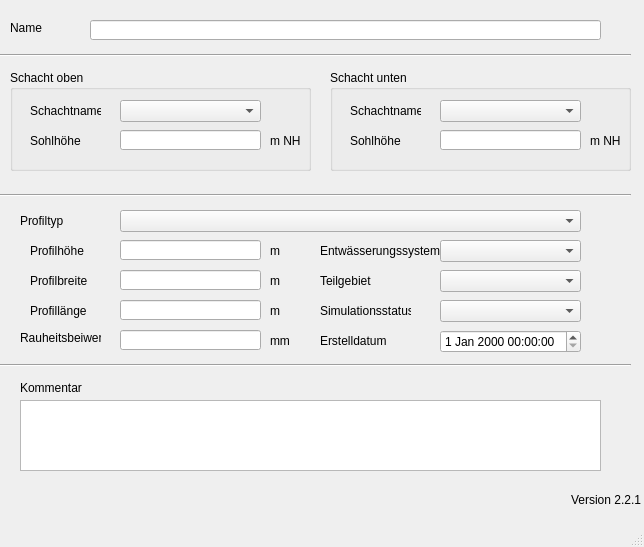
<?xml version="1.0" encoding="UTF-8"?>
<ui version="4.0">
 <class>MainWindow</class>
 <widget class="QMainWindow" name="MainWindow">
  <property name="geometry">
   <rect>
    <x>0</x>
    <y>0</y>
    <width>644</width>
    <height>547</height>
   </rect>
  </property>
  <property name="windowTitle">
   <string>MainWindow</string>
  </property>
  <widget class="QWidget" name="centralwidget">
   <widget class="QLabel" name="label">
    <property name="geometry">
     <rect>
      <x>10</x>
      <y>20</y>
      <width>46</width>
      <height>16</height>
     </rect>
    </property>
    <property name="text">
     <string>Name</string>
    </property>
   </widget>
   <widget class="QLabel" name="label_54">
    <property name="geometry">
     <rect>
      <x>20</x>
      <y>210</y>
      <width>91</width>
      <height>21</height>
     </rect>
    </property>
    <property name="text">
     <string>Profiltyp</string>
    </property>
   </widget>
   <widget class="QComboBox" name="profilnam">
    <property name="geometry">
     <rect>
      <x>120</x>
      <y>210</y>
      <width>461</width>
      <height>22</height>
     </rect>
    </property>
   </widget>
   <widget class="QLabel" name="label_70">
    <property name="geometry">
     <rect>
      <x>270</x>
      <y>330</y>
      <width>46</width>
      <height>21</height>
     </rect>
    </property>
    <property name="text">
     <string>mm</string>
    </property>
   </widget>
   <widget class="QLabel" name="label_61">
    <property name="geometry">
     <rect>
      <x>20</x>
      <y>330</y>
      <width>81</width>
      <height>16</height>
     </rect>
    </property>
    <property name="text">
     <string>Rauheitsbeiwert</string>
    </property>
   </widget>
   <widget class="QLineEdit" name="ks">
    <property name="geometry">
     <rect>
      <x>120</x>
      <y>330</y>
      <width>141</width>
      <height>20</height>
     </rect>
    </property>
   </widget>
   <widget class="QGroupBox" name="groupBox">
    <property name="geometry">
     <rect>
      <x>10</x>
      <y>70</y>
      <width>301</width>
      <height>101</height>
     </rect>
    </property>
    <property name="title">
     <string>Schacht oben</string>
    </property>
    <widget class="QLabel" name="label_3">
     <property name="geometry">
      <rect>
       <x>20</x>
       <y>30</y>
       <width>71</width>
       <height>21</height>
      </rect>
     </property>
     <property name="text">
      <string>Schachtname</string>
     </property>
    </widget>
    <widget class="QLabel" name="label_5">
     <property name="geometry">
      <rect>
       <x>20</x>
       <y>60</y>
       <width>71</width>
       <height>21</height>
      </rect>
     </property>
     <property name="text">
      <string>Sohlhöhe</string>
     </property>
    </widget>
    <widget class="QLabel" name="label_14">
     <property name="geometry">
      <rect>
       <x>260</x>
       <y>60</y>
       <width>31</width>
       <height>21</height>
      </rect>
     </property>
     <property name="text">
      <string>m NHN</string>
     </property>
    </widget>
    <widget class="QComboBox" name="schoben">
     <property name="geometry">
      <rect>
       <x>110</x>
       <y>30</y>
       <width>141</width>
       <height>22</height>
      </rect>
     </property>
    </widget>
    <widget class="QLineEdit" name="sohleoben">
     <property name="geometry">
      <rect>
       <x>110</x>
       <y>60</y>
       <width>141</width>
       <height>20</height>
      </rect>
     </property>
    </widget>
   </widget>
   <widget class="QLabel" name="label_51">
    <property name="geometry">
     <rect>
      <x>320</x>
      <y>240</y>
      <width>121</width>
      <height>21</height>
     </rect>
    </property>
    <property name="text">
     <string>Entwässerungssystem</string>
    </property>
   </widget>
   <widget class="QLabel" name="label_7">
    <property name="geometry">
     <rect>
      <x>30</x>
      <y>270</y>
      <width>61</width>
      <height>21</height>
     </rect>
    </property>
    <property name="text">
     <string>Profilbreite</string>
    </property>
   </widget>
   <widget class="QComboBox" name="simstatus">
    <property name="geometry">
     <rect>
      <x>440</x>
      <y>300</y>
      <width>141</width>
      <height>22</height>
     </rect>
    </property>
   </widget>
   <widget class="QComboBox" name="entwart">
    <property name="geometry">
     <rect>
      <x>440</x>
      <y>240</y>
      <width>141</width>
      <height>22</height>
     </rect>
    </property>
   </widget>
   <widget class="QLabel" name="label_10">
    <property name="geometry">
     <rect>
      <x>320</x>
      <y>300</y>
      <width>91</width>
      <height>21</height>
     </rect>
    </property>
    <property name="text">
     <string>Simulationsstatus</string>
    </property>
    <property name="buddy">
     <cstring>simstatus</cstring>
    </property>
   </widget>
   <widget class="QLabel" name="label_16">
    <property name="geometry">
     <rect>
      <x>270</x>
      <y>240</y>
      <width>31</width>
      <height>21</height>
     </rect>
    </property>
    <property name="text">
     <string>m </string>
    </property>
   </widget>
   <widget class="QLabel" name="label_6">
    <property name="geometry">
     <rect>
      <x>30</x>
      <y>240</y>
      <width>61</width>
      <height>21</height>
     </rect>
    </property>
    <property name="text">
     <string>Profilhöhe</string>
    </property>
   </widget>
   <widget class="QGroupBox" name="groupBox_3">
    <property name="geometry">
     <rect>
      <x>330</x>
      <y>70</y>
      <width>301</width>
      <height>101</height>
     </rect>
    </property>
    <property name="title">
     <string>Schacht unten</string>
    </property>
    <widget class="QLineEdit" name="sohleunten">
     <property name="geometry">
      <rect>
       <x>110</x>
       <y>60</y>
       <width>141</width>
       <height>20</height>
      </rect>
     </property>
    </widget>
    <widget class="QLabel" name="label_9">
     <property name="geometry">
      <rect>
       <x>20</x>
       <y>30</y>
       <width>71</width>
       <height>21</height>
      </rect>
     </property>
     <property name="text">
      <string>Schachtname</string>
     </property>
    </widget>
    <widget class="QLabel" name="label_8">
     <property name="geometry">
      <rect>
       <x>20</x>
       <y>60</y>
       <width>71</width>
       <height>21</height>
      </rect>
     </property>
     <property name="text">
      <string>Sohlhöhe</string>
     </property>
    </widget>
    <widget class="QLabel" name="label_15">
     <property name="geometry">
      <rect>
       <x>260</x>
       <y>60</y>
       <width>31</width>
       <height>21</height>
      </rect>
     </property>
     <property name="text">
      <string>m NHN</string>
     </property>
    </widget>
    <widget class="QComboBox" name="schunten">
     <property name="geometry">
      <rect>
       <x>110</x>
       <y>30</y>
       <width>141</width>
       <height>22</height>
      </rect>
     </property>
    </widget>
   </widget>
   <widget class="QLineEdit" name="hoehe">
    <property name="geometry">
     <rect>
      <x>120</x>
      <y>240</y>
      <width>141</width>
      <height>20</height>
     </rect>
    </property>
   </widget>
   <widget class="QLineEdit" name="breite">
    <property name="geometry">
     <rect>
      <x>120</x>
      <y>270</y>
      <width>141</width>
      <height>20</height>
     </rect>
    </property>
   </widget>
   <widget class="QLineEdit" name="laenge">
    <property name="geometry">
     <rect>
      <x>120</x>
      <y>300</y>
      <width>141</width>
      <height>20</height>
     </rect>
    </property>
   </widget>
   <widget class="QLabel" name="label_17">
    <property name="geometry">
     <rect>
      <x>30</x>
      <y>300</y>
      <width>61</width>
      <height>21</height>
     </rect>
    </property>
    <property name="text">
     <string>Profillänge</string>
    </property>
   </widget>
   <widget class="QLabel" name="label_20">
    <property name="geometry">
     <rect>
      <x>270</x>
      <y>270</y>
      <width>31</width>
      <height>21</height>
     </rect>
    </property>
    <property name="text">
     <string>m </string>
    </property>
   </widget>
   <widget class="QLabel" name="label_21">
    <property name="geometry">
     <rect>
      <x>270</x>
      <y>300</y>
      <width>31</width>
      <height>21</height>
     </rect>
    </property>
    <property name="text">
     <string>m </string>
    </property>
   </widget>
   <widget class="Line" name="line_3">
    <property name="geometry">
     <rect>
      <x>0</x>
      <y>40</y>
      <width>631</width>
      <height>31</height>
     </rect>
    </property>
    <property name="orientation">
     <enum>Qt::Horizontal</enum>
    </property>
   </widget>
   <widget class="Line" name="line_4">
    <property name="geometry">
     <rect>
      <x>0</x>
      <y>180</y>
      <width>631</width>
      <height>31</height>
     </rect>
    </property>
    <property name="orientation">
     <enum>Qt::Horizontal</enum>
    </property>
   </widget>
   <widget class="QLabel" name="label_71">
    <property name="geometry">
     <rect>
      <x>320</x>
      <y>330</y>
      <width>71</width>
      <height>21</height>
     </rect>
    </property>
    <property name="text">
     <string>Erstelldatum</string>
    </property>
   </widget>
   <widget class="QTextEdit" name="kommentar">
    <property name="geometry">
     <rect>
      <x>20</x>
      <y>400</y>
      <width>581</width>
      <height>71</height>
     </rect>
    </property>
   </widget>
   <widget class="QLabel" name="label_22">
    <property name="geometry">
     <rect>
      <x>20</x>
      <y>380</y>
      <width>81</width>
      <height>16</height>
     </rect>
    </property>
    <property name="text">
     <string>Kommentar</string>
    </property>
   </widget>
   <widget class="Line" name="line_2">
    <property name="geometry">
     <rect>
      <x>0</x>
      <y>350</y>
      <width>631</width>
      <height>31</height>
     </rect>
    </property>
    <property name="orientation">
     <enum>Qt::Horizontal</enum>
    </property>
   </widget>
   <widget class="QLineEdit" name="haltnam">
    <property name="geometry">
     <rect>
      <x>90</x>
      <y>20</y>
      <width>511</width>
      <height>20</height>
     </rect>
    </property>
   </widget>
   <widget class="QgsDateTimeEdit" name="createdat">
    <property name="geometry">
     <rect>
      <x>440</x>
      <y>330</y>
      <width>141</width>
      <height>23</height>
     </rect>
    </property>
   </widget>
   <widget class="QLabel" name="label_11">
    <property name="geometry">
     <rect>
      <x>320</x>
      <y>270</y>
      <width>71</width>
      <height>21</height>
     </rect>
    </property>
    <property name="text">
     <string>Teilgebiet</string>
    </property>
    <property name="buddy">
     <cstring>simstatus</cstring>
    </property>
   </widget>
   <widget class="QComboBox" name="teilgebiet">
    <property name="geometry">
     <rect>
      <x>440</x>
      <y>270</y>
      <width>141</width>
      <height>22</height>
     </rect>
    </property>
   </widget>
   <widget class="QLabel" name="lb_version">
    <property name="geometry">
     <rect>
      <x>570</x>
      <y>490</y>
      <width>71</width>
      <height>20</height>
     </rect>
    </property>
    <property name="toolTip">
     <string>Version QKan Import</string>
    </property>
    <property name="text">
     <string>Version 2.2.1</string>
    </property>
    <property name="alignment">
     <set>Qt::AlignRight|Qt::AlignTrailing|Qt::AlignVCenter</set>
    </property>
   </widget>
  </widget>
  <widget class="QMenuBar" name="menubar">
   <property name="geometry">
    <rect>
     <x>0</x>
     <y>0</y>
     <width>644</width>
     <height>21</height>
    </rect>
   </property>
  </widget>
  <widget class="QStatusBar" name="statusbar"/>
 </widget>
 <customwidgets>
  <customwidget>
   <class>QgsDateTimeEdit</class>
   <extends>QDateTimeEdit</extends>
   <header>qgsdatetimeedit.h</header>
  </customwidget>
 </customwidgets>
 <tabstops>
  <tabstop>haltnam</tabstop>
  <tabstop>schoben</tabstop>
  <tabstop>schunten</tabstop>
  <tabstop>profilnam</tabstop>
  <tabstop>hoehe</tabstop>
  <tabstop>breite</tabstop>
  <tabstop>laenge</tabstop>
  <tabstop>entwart</tabstop>
  <tabstop>teilgebiet</tabstop>
  <tabstop>simstatus</tabstop>
  <tabstop>ks</tabstop>
  <tabstop>createdat</tabstop>
  <tabstop>kommentar</tabstop>
  <tabstop>sohleoben</tabstop>
  <tabstop>sohleunten</tabstop>
 </tabstops>
 <resources/>
 <connections/>
</ui>
